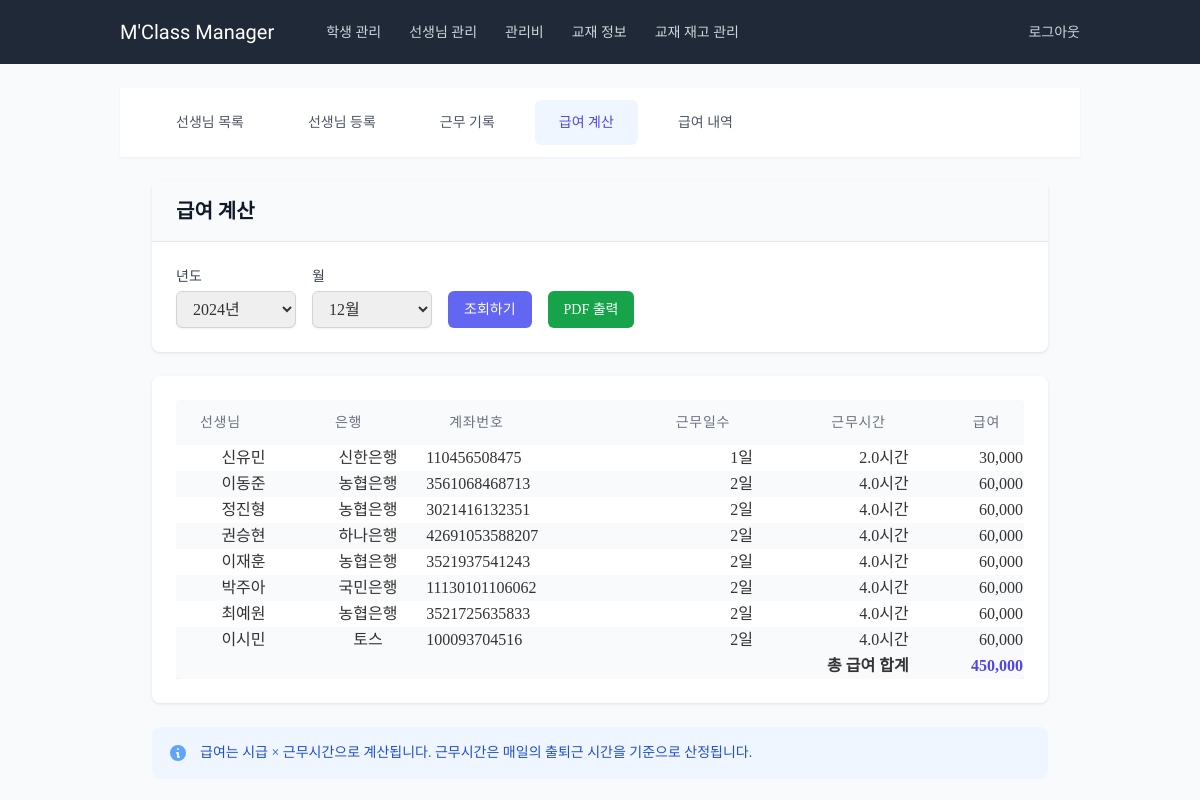
Screenshot of /teachers/salary/calculate/ (signed in) with the database file from the repository.
### teachers/models.py (models this page shows, shortened)
class Teacher(models.Model):
    GENDER_CHOICES = [
        ('M', '남'),
        ('F', '여'),
    ]
    name = models.CharField(max_length=100, verbose_name='이름')
    phone_number = models.CharField(
        max_length=11,
        validators=[validate_phone_number],
        blank=True,
        null=True,
        verbose_name='전화번호'
    )
    email = models.EmailField(blank=True, null=True, verbose_name='이메일')
    gender = models.CharField(max_length=1, choices=GENDER_CHOICES, blank=True, null=True, verbose_name='성별')
    hire_date = models.DateField(blank=True, null=True, verbose_name='입사일')
    resignation_date = models.DateField(null=True, blank=True, verbose_name='퇴사일')
    bank = models.ForeignKey('common.Bank', on_delete=models.SET_NULL, blank=True, null=True, verbose_name='거래은행')
    account_number = models.CharField(max_length=20, blank=True, null=True, verbose_name='급여계좌')
    base_salary = models.IntegerField(blank=True, null=True, verbose_name='급여기준', default=15000)
    additional_salary = models.IntegerField(blank=True, null=True, verbose_name='추가급여', default=0)
    other_info = models.TextField(blank=True, null=True, verbose_name='기타')
    is_active = models.BooleanField(default=True, verbose_name="재직 중")
    extra_field1 = models.CharField(max_length=100, blank=True, null=True, verbose_name='예비1')
    extra_field2 = models.CharField(max_length=100, blank=True, null=True, verbose_name='예비2')
    extra_field3 = models.CharField(max_length=100, blank=True, null=True, verbose_name='예비3')
    extra_field4 = models.CharField(max_length=100, blank=True, null=True, verbose_name='예비4')
    class Meta:
        verbose_name = '교사'
        verbose_name_plural = '교사'

### common/models.py (models this page shows, shortened)
class Bank(models.Model):
    name = models.CharField(max_length=50, unique=True, verbose_name='은행명')
    class Meta:
        verbose_name = '은행'
        verbose_name_plural = '은행'

### teachers/views.py (the view)
# urls.py: path('salary/calculate/', views.SalaryCalculationView.as_view(), name='salary_calculation'),
class SalaryCalculationView(LoginRequiredMixin, View):
    template_name = 'teachers/salary_calculation.html'
    def calculate_work_hours(self, teacher, year, month):
        attendances = Attendance.objects.filter(
            teacher=teacher,
            date__year=year,
            date__month=month,
            is_present=True
        )
        total_hours = 0
        for attendance in attendances:
            if attendance.start_time and attendance.end_time:
                start = datetime.combine(attendance.date, attendance.start_time)
                end = datetime.combine(attendance.date, attendance.end_time)
                hours = (end - start).total_seconds() / 3600
                total_hours += hours
        return total_hours, attendances.count()
    def get_active_teachers_for_month(self, year, month):
        start_date = datetime(year, month, 1).date()
        if month == 12:
            end_date = datetime(year + 1, 1, 1).date() - timedelta(days=1)
        else:
            end_date = datetime(year, month + 1, 1).date() - timedelta(days=1)
        return Teacher.objects.filter(
            hire_date__lte=end_date
        ).filter(
            models.Q(resignation_date__isnull=True) |
            models.Q(resignation_date__gte=start_date)
        )
    def get(self, request):
        year = int(request.GET.get('year', timezone.now().year))
        month = int(request.GET.get('month', timezone.now().month))
        salary_data = []
        total_salary = 0
        teachers = self.get_active_teachers_for_month(year, month)
        try:
            with transaction.atomic():
                for teacher in teachers:
                    work_hours, work_days = self.calculate_work_hours(teacher, year, month)
                    if work_hours > 0:
                        base_amount = int(work_hours * teacher.base_salary)
                        additional_amount = teacher.additional_salary or 0
                        total_amount = base_amount + additional_amount
                        salary, created = Salary.objects.update_or_create(
                            teacher=teacher,
                            year=year,
                            month=month,
                            defaults={
                                'work_days': work_days,
                                'base_amount': base_amount,
                                'additional_amount': additional_amount,
                                'total_amount': total_amount
                            }
                        )
                        salary_data.append({
                            'teacher': teacher,
                            'work_days': work_days,
                            'work_hours': work_hours,
                            'bank_name': teacher.bank.name if teacher.bank else None,
                            'account_number': teacher.account_number,
                            'total_amount': total_amount
                        })
                        total_salary += total_amount
        except Exception as e:
            messages.error(request, f'급여 계산 중 오류가 발생했습니다: {str(e)}')
        context = {
            'year': year,
            'month': month,
            'years': range(2020, timezone.now().year + 1),
            'months': range(1, 13),
            'salary_data': salary_data,
            'total_salary': total_salary
        }
        return render(request, self.template_name, context)

### teachers/models.py (called while the page is built)
    def clean(self):
        super().clean()
        if self.month < 1 or self.month > 12:
            raise ValidationError({'month': _('월은 1부터 12 사이의 값이어야 합니다.')})

    def save(self, *args, **kwargs):
        self.full_clean()
        super().save(*args, **kwargs)

### teachers/templates/teachers/salary_calculation.html (shortened to what this page needs)
{% extends 'teachers/base_teachers.html' %}
{% load humanize %}
{% block teacher_content %}
<div class="space-y-6">
    <div class="content-card">
        <div class="card-header">
            <h1 class="text-xl font-semibold text-gray-900">급여 계산</h1>
        </div>
        <div class="card-body">
            <form method="get" class="flex flex-wrap gap-4 items-end">
                <div>
                    <label for="year" class="form-label">년도</label>
                    <select name="year" id="year" class="form-input min-w-[120px]">
                        {% for y in years %}
                            <option value="{{ y }}" {% if y == year %}selected{% endif %}>
                                {{ y }}년
                            </option>
                        {% endfor %}
                    </select>
                </div>
                <div>
                    <label for="month" class="form-label">월</label>
                    <select name="month" id="month" class="form-input min-w-[120px]">
                        {% for m in months %}
                            <option value="{{ m }}" {% if m == month %}selected{% endif %}>
                                {{ m }}월
                            </option>
                        {% endfor %}
                    </select>
                </div>
                <div>
                    <button type="submit" class="form-button">
                        조회하기
                    </button>
                </div>
                <a href="{% url 'teachers:salary_pdf_report' year=year month=month %}"
                   class="form-button bg-green-600 hover:bg-green-700"
                   target="_blank">
                    PDF 출력
                </a>
            </form>
        </div>
    </div>
    <div class="content-card">
        <div class="card-body">
            <div class="overflow-x-auto">
                <table class="content-table">
                    <thead>
                        <tr>
                            <th class="text-center">선생님</th>
                            <th class="text-center">은행</th>
                            <th class="text-center">계좌번호</th>
                            <th style="text-align: right;">근무일수</th>
                            <th style="text-align: right;">근무시간</th>
                            <th style="text-align: right;">급여</th>
                        </tr>
                    </thead>
                    <tbody>
                        {% for data in salary_data %}
                            {% if data.teacher.is_active %}
                                <tr class="hover:bg-gray-50">
                                    <td class="text-center">
                                        {{ data.teacher.name }}
                                    </td>
                                    <td class="text-center">{{ data.bank_name|default:"-" }}</td>
                                    <td>{{ data.account_number|default:"-" }}</td>
                                    <td style="text-align: right;">{{ data.work_days }}일</td>
                                    <td style="text-align: right;">{{ data.work_hours|floatformat:1 }}시간</td>
                                    <td style="text-align: right;">{{ data.total_amount|intcomma }}</td>
                                </tr>
                            {% endif %}
                        {% endfor %}
                    </tbody>
                    <tfoot>
                        <tr class="bg-gray-50">
                            <td colspan="5" class="text-right font-semibold">
                                총 급여 합계
                            </td>
                            <td class="text-right font-semibold text-indigo-600" style="text-align: right;">
                                {{ total_salary|intcomma }}
                            </td>
                        </tr>
                    </tfoot>
                </table>
            </div>
        </div>
    </div>
    <div class="bg-blue-50 rounded-lg p-4">
        <div class="flex">
            <div class="flex-shrink-0">
                <svg class="h-5 w-5 text-blue-400" xmlns="http://www.w3.org/2000/svg" viewBox="0 0 20 20" fill="currentColor">
                    <path fill-rule="evenodd" d="M18 10a8 8 0 11-16 0 8 8 0 0116 0zm-7-4a1 1 0 11-2 0 1 1 0 012 0zM9 9a1 1 0 000 2v3a1 1 0 001 1h1a1 1 0 100-2v-3a1 1 0 00-1-1H9z" clip-rule="evenodd" />
                </svg>
            </div>
            <div class="ml-3 flex-1">
                <p class="text-sm text-blue-700">
                    급여는 시급 × 근무시간으로 계산됩니다. 근무시간은 매일의 출퇴근 시간을 기준으로 산정됩니다.
                </p>
            </div>
        </div>
    </div>
</div>
{% endblock %}

### static/css/custom.css (style rules this page uses)
body { font-family: 'Ubuntu', sans-serif; line-height: 1.6; color: #333; background-color: #f9fafb; padding: 0; margin: 0; }
.content-table { width: 100%; border-collapse: separate; border-spacing: 0; border-radius: 0.375rem; box-shadow: 0 2px 5px rgba(0, 0, 0, 0.1); overflow: hidden; }
.content-table thead th { padding: 0.75rem 1.5rem; font-size: 0.875rem; font-weight: 500; text-transform: uppercase; color: #6b7280; letter-spacing: 0.05em; text-align: left; background-color: #f9fafb; }
.content-table tbody tr { background-color: white; }
.content-table tbody tr:nth-child(even) { background-color: #f9fafb; }
.form-label { display: block; font-size: 0.875rem; font-weight: 500; color: #374151; margin-bottom: 0.25rem; }
.form-input { width: 100%; padding: 0.5rem 0.75rem; border: 1px solid #d1d5db; border-radius: 0.375rem; box-shadow: 0 1px 2px rgba(0, 0, 0, 0.05); transition: border-color 0.2s ease-in-out; }
.form-button { display: inline-flex; align-items: center; justify-content: center; padding: 0.5rem 1rem; font-size: 0.875rem; font-weight: 500; border-radius: 0.375rem; color: white; background-color: #6366f1; border: none; cursor: pointer; transition: background-color 0.2s ease-in-out; }
.content-card { background-color: white; border-radius: 0.5rem; box-shadow: 0 1px 3px rgba(0, 0, 0, 0.1); margin-bottom: 1rem; }
.card-header { padding: 1rem 1.5rem; border-bottom: 1px solid #e5e7eb; background-color: #f9fafb; font-weight: 600; color: #374151; }
.card-body { padding: 1.5rem; }
.text-center { text-align: center; }
.overflow-x-auto { overflow-x: auto; -webkit-overflow-scrolling: touch; scrollbar-width: none; }

### templates/base.html (style rules this page uses)
body { font-family: 'Noto Sans KR', 'nanum-gothic'; }

### rows the page displays
Teacher: teacher.name "신유민", bank_name "신한은행", account_number "110456508475", work_days "1", work_hours "2.0", total_amount "30,000"
Teacher: teacher.name "이동준", bank_name "농협은행", account_number "3561068468713", work_days "2", work_hours "4.0", total_amount "60,000"
Teacher: teacher.name "정진형", bank_name "농협은행", account_number "3021416132351", work_days "2", work_hours "4.0", total_amount "60,000"
Teacher: teacher.name "권승현", bank_name "하나은행", account_number "42691053588207", work_days "2", work_hours "4.0", total_amount "60,000"
Teacher: teacher.name "이재훈", bank_name "농협은행", account_number "3521937541243", work_days "2", work_hours "4.0", total_amount "60,000"
Teacher: teacher.name "박주아", bank_name "국민은행", account_number "11130101106062", work_days "2", work_hours "4.0", total_amount "60,000"
Teacher: teacher.name "최예원", bank_name "농협은행", account_number "3521725635833", work_days "2", work_hours "4.0", total_amount "60,000"
Teacher: teacher.name "이시민", bank_name "토스", account_number "100093704516", work_days "2", work_hours "4.0", total_amount "60,000"

### other values shown
{{ total_salary|intcomma }} "450,000"
form field year "2024년"
form field month "12월"
